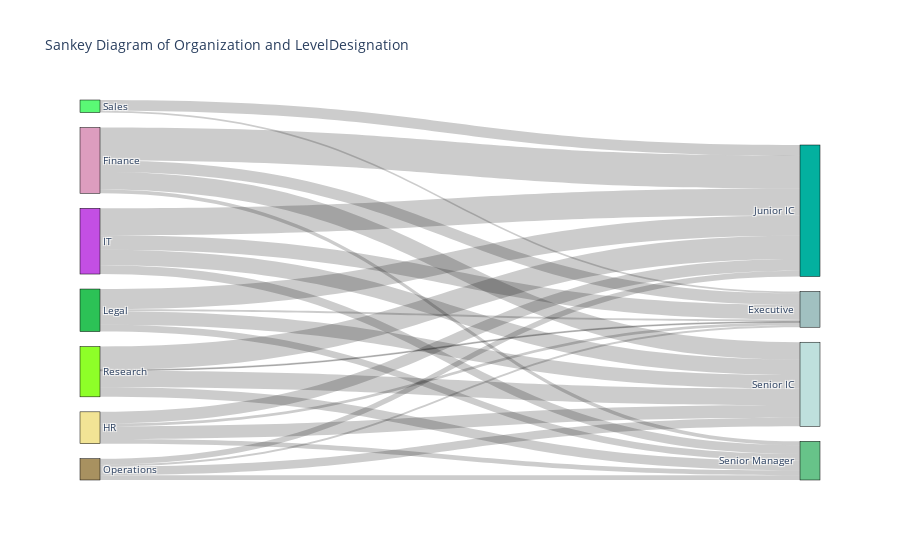

Notebook source saved alongside this figure:
### Markdown cell above
## Network Analysis & Flow Visualization

**vivainsights** includes powerful functions for analyzing collaboration networks and visualizing flows between organizational groups.

### Sankey Diagrams: Visualizing Organizational Flows

The `create_sankey()` function creates flow diagrams that show how people are distributed across different organizational attributes. This is particularly useful for understanding organizational structure and identifying potential silos.

### Code cell
# First, create a summary table for the Sankey diagram
# Sankey diagrams need aggregated data showing flows between two variables
sankey_data = pq_data.groupby(['Organization', 'LevelDesignation'])['PersonId'].nunique().reset_index(name='n')

# Create Sankey diagram showing flow from Organization to Level
sankey_plot = vi.create_sankey(
    data=sankey_data,
    var1='Organization',  # Left side of diagram
    var2='LevelDesignation',  # Right side of diagram  
    count='n'  # The flow volume
)

### Figure 1 — Plotly figure (JSON) as saved in the notebook; plotly's stock layout.template omitted (floating-point values rounded to 4 significant figures)
{"data": [{"link": {"source": [0, 0, 0, 0, 1, 1, 1, 1, 2, 2, 2, 2, 3, 3, 3, 3, 4, 4, 4, 4, 5, 5, 5, 5, 6, 6], "target": [7, 8, 9, 10, 7, 8, 9, 10, 7, 8, 9, 10, 7, 8, 9, 10, 7, 8, 9, 10, 7, 8, 9, 10, 7, 8], "value": [12, 34, 18, 4, 3, 12, 13, 5, 15, 28, 16, 9, 2, 21, 14, 7, 2, 6, 9, 5, 1, 24, 17, 10, 2, 11]}, "node": {"color": ["#dd9dbf", "#f2e495", "#c34fe4", "#2cc256", "#a89160", "#8eff28", "#5af975", "#a1c0c0", "#03b09f", "#bfe0dd", "#67c389"], "label": ["Finance", "HR", "IT", "Legal", "Operations", "Research", "Sales", "Executive ", "Junior IC ", "Senior IC ", "Senior Manager "], "line": {"color": "black", "width": 0.5}, "pad": 15, "thickness": 20}, "type": "sankey"}], "layout": {"font": {"size": 10}, "title": {"text": "Sankey Diagram of Organization and LevelDesignation"}}}
